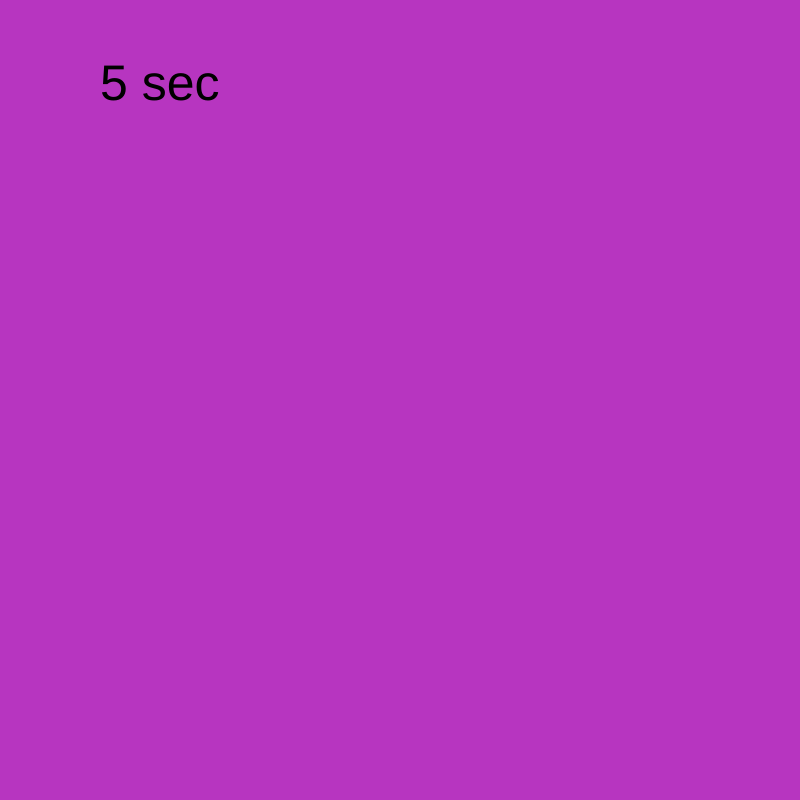
Frame 1 (no input)
Frame 60 (no input): identical to frame 1, image omitted
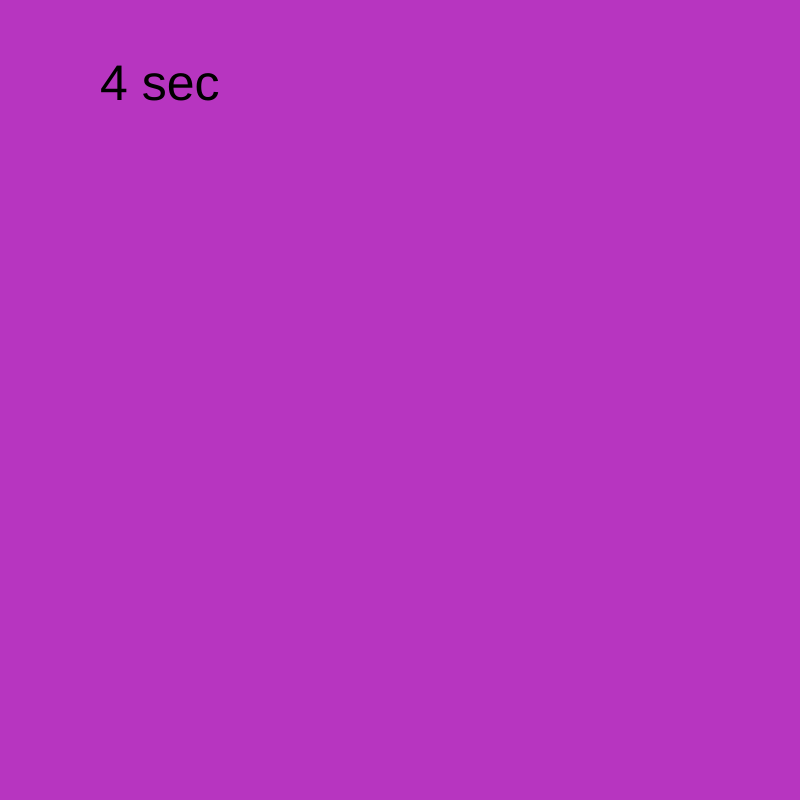
Frame 120 (the mouse pressed at the canvas centre since frame 60)

The p5.js sketch that drew these frames (run headless with seeded random() and noise() and a simulated clock; from frame 60 on, the mouse is pressed at the canvas centre):

// p5.js sketch
// ── sketch.js
var timer = 300;
var myState = 0;
var myBackground;

function setup() {
  // put setup code here
  createCanvas (800, 800)
  myBackground = color(random(256), random(256), random(256));
}

function draw() {
  // put drawing code here
  background(myBackground);
  timer--;
  textSize(50);
  text(Math.trunc(timer / 60) + 1 + " sec", 100, 100);
  if (timer <= 0) {
    myBackground = color(random(256), random(256), random(256));
    timer = 300;
    textSize(50);
    text(timer, 100, 100);
  }

}

function mouseReleased() {

}
